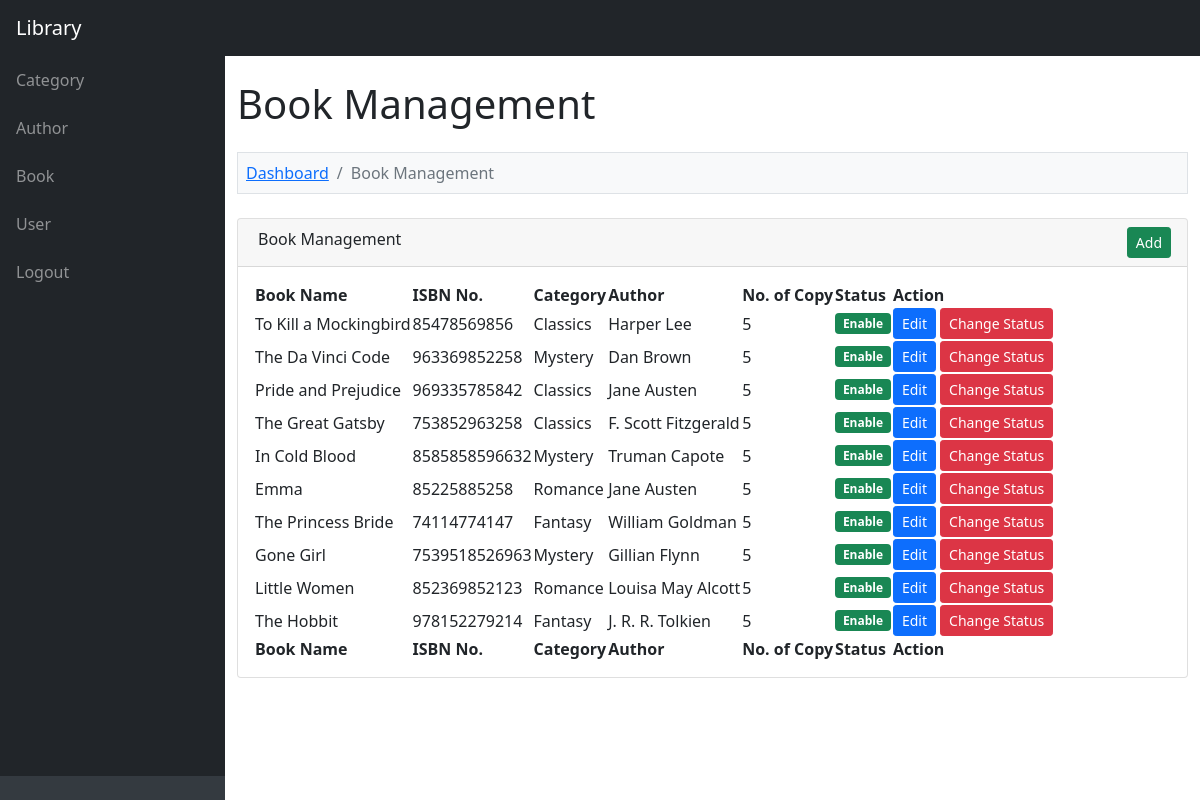
Screenshot of /admin/book.php (signed in) with the database file from the repository.
### tables this page shows
CREATE TABLE `book` (
  `book_id` int(11) NOT NULL,
  `book_category` varchar(200) NOT NULL,
  `book_author` varchar(200) NOT NULL,
  `book_name` text NOT NULL,
  `book_isbn_number` varchar(30) NOT NULL,
  `book_no_of_copy` int(5) NOT NULL,
  `book_status` enum('Enable','Disable') NOT NULL
);

### function.php (called while the page is built, shortened)
<?php
function convert_data($string, $action = 'encrypt')
{
	$encrypt_method = "AES-256-CBC";
	$secret_key = 'AA74CDCC2BBRT935136HH7B63C27';
	$secret_iv = '5fgf5HJ5g27';
	$key = hash('sha256', $secret_key);
	$iv = substr(hash('sha256', $secret_iv), 0, 16);
	if ($action == 'encrypt')
	{
		$output = openssl_encrypt($string, $encrypt_method, $key, 0, $iv);
	    $output = base64_encode($output);
	}
	else if ($action == 'decrypt')
	{
		$output = openssl_decrypt(base64_decode($string), $encrypt_method, $key, 0, $iv);
	}
	return $output;
}
?>

### admin/book.php (the view, shortened to what this page needs)
<?php
include '../database_connection.php';
include '../function.php';
$error = '';
$query = "
	SELECT * FROM book
    ORDER BY book_id DESC
";
$statement = $connect->prepare($query);
$statement->execute();
include '../header.php';
?>
<div class="container-fluid py-4" style="min-height: 700px;">
	<h1>Book Management</h1>
	<?php
	if(isset($_GET["action"]))
	{
		if($_GET["action"] == 'add')
		{
	?>
	<ol class="breadcrumb mt-4 mb-4 bg-light p-2 border">
		<li class="breadcrumb-item"><a href="index.php">Dashboard</a></li>
        <li class="breadcrumb-item"><a href="book.php">Book Management</a></li>
        <li class="breadcrumb-item active">Add Book</li>
    </ol>
    <?php
    if($error != '')
    {
    	echo '<div class="alert alert-danger alert-dismissible fade show" role="alert"><ul class="list-unstyled">'.$error.'</ul> <button type="button" class="btn-close" data-bs-dismiss="alert" aria-label="Close"></button></div>';
    }
    ?>
    <div class="card mb-4">
    	<div class="card-header">
    		<i class="fas fa-user-plus"></i> Add New Book
        </div>
        <div class="card-body">
        	<form method="post">
        		<div class="row">
        			<div class="col-md-6">
        				<div class="mb-3">
        					<label class="form-label">Book Name</label>
        					<input type="text" name="book_name" id="book_name" class="form-control" />
        				</div>
        			</div>
        			<div class="col-md-6">
        				<div class="mb-3">
        					<label class="form-label">Select Author</label>
        					<select name="book_author" id="book_author" class="form-control">
        						<?php echo fill_author($connect); ?>
        					</select>
        				</div>
        			</div>
        		</div>
        		<div class="row">
        			<div class="col-md-6">
        				<div class="mb-3">
        					<label class="form-label">Select Category</label>
        					<select name="book_category" id="book_category" class="form-control">
        						<?php echo fill_category($connect); ?>
        					</select>
        				</div>
        			</div>
        		</div>
        		<div class="row">
        			<div class="col-md-6">
        				<div class="mb-3">
        					<label class="form-label">Book ISBN Number</label>
        					<input type="text" name="book_isbn_number" id="book_isbn_number" class="form-control" />
        				</div>
        			</div>
        			<div class="col-md-6">
        				<div class="mb-3">
        					<label class="form-label">No. of Copy</label>
        					<input type="number" name="book_no_of_copy" id="book_no_of_copy" step="1" class="form-control" />
        				</div>
        			</div>
        		</div>
        		<div class="mt-4 mb-3 text-center">
        			<input type="submit" name="add_book" class="btn btn-success" value="Add" />
        		</div>
        	</form>
        </div>
    </div>
	<?php
		}
		else if($_GET["action"] == 'edit')
		{
			$book_id = convert_data($_GET["code"], 'decrypt');
			if($book_id > 0)
			{
				$query = "
				SELECT * FROM lms_book
                WHERE book_id = '$book_id'
				";
				$book_result = $connect->query($query);
				foreach($book_result as $book_row)
				{
	?>
	<ol class="breadcrumb mt-4 mb-4 bg-light p-2 border">
		<li class="breadcrumb-item"><a href="index.php">Dashboard</a></li>
        <li class="breadcrumb-item"><a href="book.php">Book Management</a></li>
        <li class="breadcrumb-item active">Edit Book</li>
    </ol>
    <div class="card mb-4">
    	<div class="card-header">
    		<i class="fas fa-user-plus"></i> Edit Book Details
       	</div>
       	<div class="card-body">
       		<form method="post">
       			<div class="row">
       				<div class="col-md-6">
       					<div class="mb-3">
       						<label class="form-label">Book Name</label>
       						<input type="text" name="book_name" id="book_name" class="form-control" value="<?php echo $book_row['book_name']; ?>" />
       					</div>
       				</div>
       				<div class="col-md-6">
       					<div class="mb-3">
       						<label class="form-label">Select Author</label>
       						<select name="book_author" id="book_author" class="form-control">
       							<?php echo fill_author($connect); ?>
       						</select>
       					</div>
       				</div>
       			</div>
       			<div class="row">
       				<div class="col-md-6">
       					<div class="mb-3">
       						<label class="form-label">Select Category</label>
       						<select name="book_category" id="book_category" class="form-control">
       							<?php echo fill_category($connect); ?>
       						</select>
       					</div>
       				</div>
       			</div>
       			<div class="row">
       				<div class="col-md-6">
       					<div class="mb-3">
       						<label class="form-label">Book ISBN Number</label>
       						<input type="text" name="book_isbn_number" id="book_isbn_number" class="form-control" value="<?php echo $book_row['book_isbn_number']; ?>" />
       					</div>
       				</div>
       				<div class="col-md-6">
       					<div class="mb-3">
       						<label class="form-label">No. of Copy</label>
       						<input type="number" name="book_no_of_copy" id="book_no_of_copy" class="form-control" step="1" value="<?php echo $book_row['book_no_of_copy']; ?>" />
       					</div>
       				</div>
       			</div>
       			<div class="mt-4 mb-3 text-center">
       				<input type="hidden" name="book_id" value="<?php echo $book_row['book_id']; ?>" />
       				<input type="submit" name="edit_book" class="btn btn-primary" value="Edit" />
       			</div>
       		</form>
       		<script>
       			document.getElementById('book_author').value = "<?php echo $book_row['book_author']; ?>";
       			document.getElementById('book_category').value = "<?php echo $book_row['book_category']; ?>";
       		</script>
       	</div>
   	</div>
	<?php
				}
			}
		}
	}
	else
	{
	?>
	<ol class="breadcrumb mt-4 mb-4 bg-light p-2 border">
		<li class="breadcrumb-item"><a href="index.php">Dashboard</a></li>
		<li class="breadcrumb-item active">Book Management</li>
	</ol>
	<div class="card mb-4">
		<div class="card-header">
			<div class="row">
				<div class="col col-md-6">
					<i class="fas fa-table me-1"></i> Book Management
                </div>
                <div class="col col-md-6" align="right">
                	<a href="book.php?action=add" class="btn btn-success btn-sm">Add</a>
                </div>
            </div>
        </div>
        <div class="card-body">
        	<table id="datatablesSimple">
        		<thead>
        			<tr>
        				<th>Book Name</th>
        				<th>ISBN No.</th>
        				<th>Category</th>
        				<th>Author</th>
        				<th>No. of Copy</th>
        				<th>Status</th>
        				<th>Action</th>
        			</tr>
        		</thead>
        		<tfoot>
        			<tr>
        				<th>Book Name</th>
        				<th>ISBN No.</th>
        				<th>Category</th>
        				<th>Author</th>
        				<th>No. of Copy</th>
        				<th>Status</th>
        				<th>Action</th>
        			</tr>
        		</tfoot>
        		<tbody>
        		<?php
        		if($statement->rowCount() > 0)
        		{
        			foreach($statement->fetchAll() as $row)
        			{
        				$book_status = '';
        				if($row['book_status'] == 'Enable')
        				{
        					$book_status = '<div class="badge bg-success">Enable</div>';
        				}
        				else
        				{
        					$book_status = '<div class="badge bg-danger">Disable</div>';
        				}
        				echo '
        				<tr>
        					<td>'.$row["book_name"].'</td>
        					<td>'.$row["book_isbn_number"].'</td>
        					<td>'.$row["book_category"].'</td>
        					<td>'.$row["book_author"].'</td>
        					<td>'.$row["book_no_of_copy"].'</td>
        					<td>'.$book_status.'</td>
        					<td>
        						<a href="book.php?action=edit&code='.convert_data($row["book_id"]).'" class="btn btn-sm btn-primary">Edit</a>
        						<button type="button" name="delete_button" class="btn btn-danger btn-sm" onclick="delete_data(`'.$row["book_id"].'`, `'.$row["book_status"].'`)">Change Status</button>
        					</td>
        				</tr>
        				';
        			}
        		}
        		else
        		{
        			echo '
        			<tr>
        				<td colspan="10" class="text-center">No Data Found</td>
        			</tr>
        			';
        		}
        		?>
        		</tbody>
        	</table>
        </div>
    </div>
    <?php
	}
    ?>
</div>

### rows the page displays
book: book_name "To Kill a Mockingbird", book_isbn_number "85478569856", book_category "Classics", book_author "Harper Lee", book_no_of_copy "5", book_status "Enable"
book: book_name "The Da Vinci Code", book_isbn_number "963369852258", book_category "Mystery", book_author "Dan Brown", book_no_of_copy "5", book_status "Enable"
book: book_name "Pride and Prejudice", book_isbn_number "969335785842", book_category "Classics", book_author "Jane Austen", book_no_of_copy "5", book_status "Enable"
book: book_name "The Great Gatsby", book_isbn_number "753852963258", book_category "Classics", book_author "F. Scott Fitzgerald", book_no_of_copy "5", book_status "Enable"
book: book_name "In Cold Blood", book_isbn_number "8585858596632", book_category "Mystery", book_author "Truman Capote", book_no_of_copy "5", book_status "Enable"
book: book_name "Emma", book_isbn_number "85225885258", book_category "Romance", book_author "Jane Austen", book_no_of_copy "5", book_status "Enable"
book: book_name "The Princess Bride", book_isbn_number "74114774147", book_category "Fantasy", book_author "William Goldman", book_no_of_copy "5", book_status "Enable"
book: book_name "Gone Girl", book_isbn_number "7539518526963", book_category "Mystery", book_author "Gillian Flynn", book_no_of_copy "5", book_status "Enable"
book: book_name "Little Women", book_isbn_number "852369852123", book_category "Romance", book_author "Louisa May Alcott", book_no_of_copy "5", book_status "Enable"
book: book_name "The Hobbit", book_isbn_number "978152279214", book_category "Fantasy", book_author "J. R. R. Tolkien", book_no_of_copy "5", book_status "Enable"
